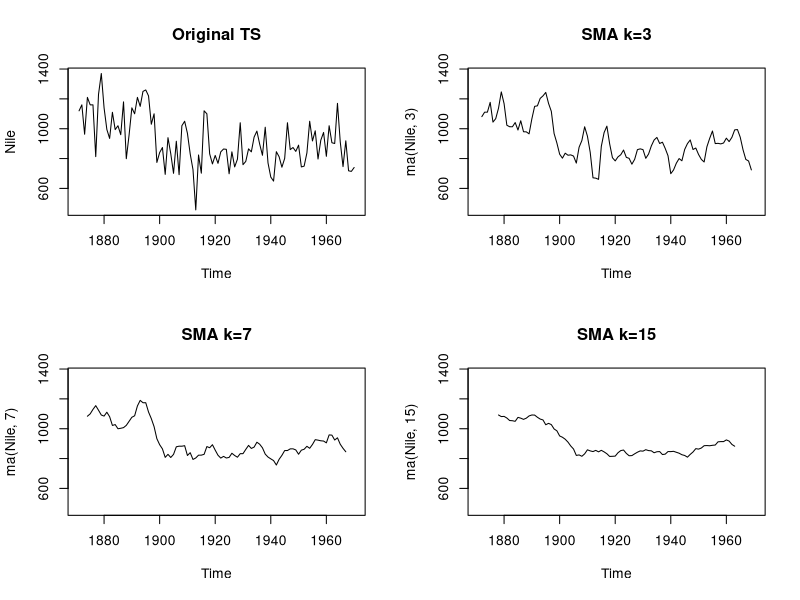

Recreate this plot in R.
# TS - Simple Moving Average
#SMA

#Data set
Nile

library(forecast)  # for forecasting
opar = par(no.readonly = T)
par(mfrow=c(2,2))
(ylim = range(Nile))
plot(Nile, main='Original TS')
head(Nile)
head(ma(Nile,3))
mean(Nile[1:3])
(1120+1160+963)/3

plot(ma(Nile,3), main='SMA k=3', ylim=ylim)
plot(ma(Nile,7), main='SMA k=7', ylim=ylim)
plot(ma(Nile,15),main='SMA k=15', ylim=ylim)
par(opar)
